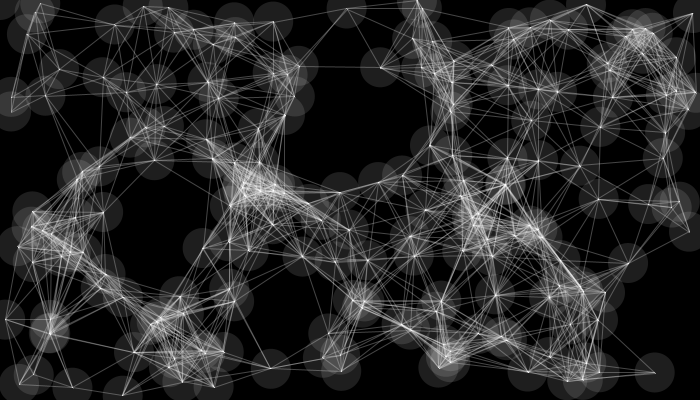
Frame 1 (no input)
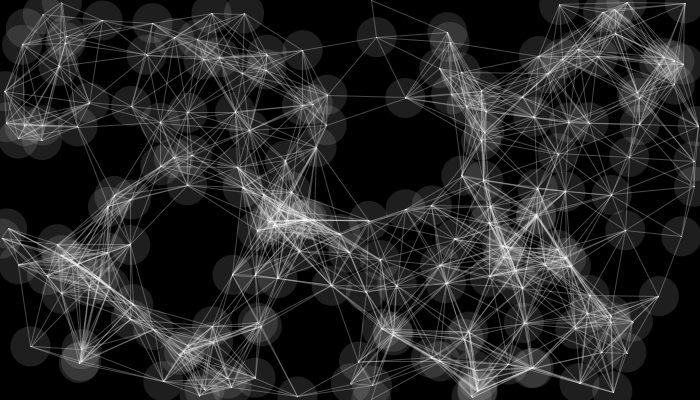
Frame 60 (the mouse pressed at the canvas centre just before this capture)
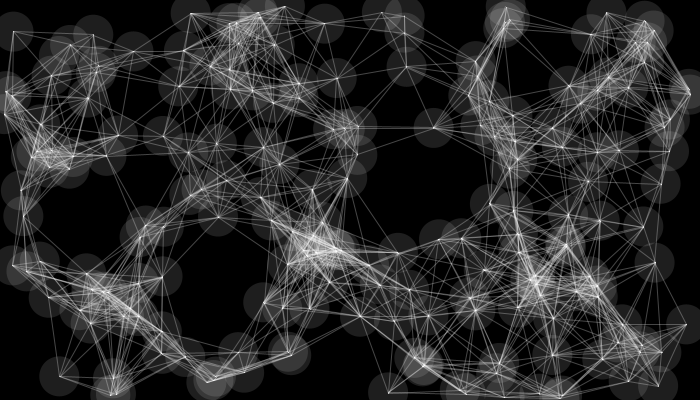
Frame 120 (the mouse held since frame 60 and released just before this capture)

The Processing sketch that drew these frames (run headless with seeded random() and noise(); from frame 60 on, the mouse is pressed at the canvas centre):

// Processing sketch: processing_36020
// ── processing_36020.pde

//////////////////////////////////////////  
int amountlines = 200;      
float speed = 1;
float c_size = 40;

float[] pointsX = new float[1000];          
float[] pointsY = new float[1000];          
float[] x = new float[1000];          
float[] y = new float[1000]; 
//float[] speed = new float [amountlines];

//////////////////////////////////////////  



void setup() {

  size(700, 400);
  smooth();
//  frameRate(10);
 
 
 
  for (int a = 0; a < amountlines; a++) {
    pointsX[a] = random(0, 700);         
    pointsY[a] = random(0, 400);         
    x[a] = pointsX[a];                    
    y[a] = pointsY[a]; 
  }
}
  
void draw(){
   background(0);
   
   float pull = 1;
   

  for (int a = 0; a < amountlines+1; a++) {
   noStroke();
    fill(255,30);
    ellipse(x[a],y[a],c_size,c_size); 
    x[a] = x[a] + random(0,speed);
    y[a] = y[a] + random(0,speed);
  
  if (mousePressed == true)
  {  
   if (mouseButton == LEFT)
    {
      if(x[a] < mouseX){
      x[a] += pull;
    }
    else if(x[a] > mouseX){
    x[a] -= pull;
  }
 if (y[a] < mouseY){
 y[a] += pull;
 }
else if (y[a] > mouseY){
 y[a] -= pull;
} 
  }
    
    if (mouseButton == RIGHT)
    {
     if(x[a] > mouseX){
      x[a] += pull;
    }
    else if(x[a] < mouseX){
    x[a] -= pull;
  }
 if (y[a] > mouseY){
 y[a] += pull;
 }
else if (y[a] < mouseY){
 y[a] -= pull;
} 
    }
  }
  
    if(x[a] > width) {
      x[a] = 0;
    }
    if(y[a] > height) {
      y[a] = 0;
      
    }
  
stroke(255,70);
    
    for (int b = a; b < amountlines; b++) {
      if (dist(x[b], y[b], x[a], y[a]) < 90) {
        line(x[b], y[b], x[a], y[a]);
      }
    }
  
  }
}
